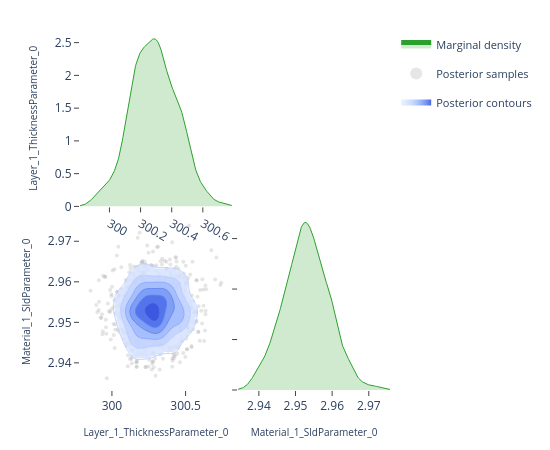

Write notebook code for a chart like this one.
### Code cell
# ---- Pairwise focus: thickness vs SLD ---------------------------------------
# A 2-parameter corner plot zooms in on the joint posterior for a specific
# pair.  This is the same view the EasyReflectometryApp's "2D Heatmap"
# sub-tab uses to inspect parameter degeneracies.


params_of_interest = ['Layer_1_ThicknessParameter_0', 'Material_1_SldParameter_0']
idx = [posterior.param_names.index(p) for p in params_of_interest]
subset_draws = np.asarray(posterior.draws)[:, idx]

fig = plot_corner(subset_draws, params_of_interest)
fig.show()

### Figure 1 — Plotly figure (JSON) as saved in the notebook; plotly's stock layout.template omitted (floating-point values rounded to 4 significant figures; data arrays with more than 128 entries replaced by an {"elided": "..."} marker saying what was removed)
{"data": [{"fill": "tozeroy", "fillcolor": "rgba(44, 160, 44, 0.22)", "hoverinfo": "skip", "legendgroup": "marginal", "line": {"color": "rgb(44, 160, 44)", "width": 1}, "mode": "lines", "name": "Marginal density", "showlegend": true, "type": "scatter", "x": {"elided": "256 float values"}, "xaxis": "x", "y": {"elided": "256 float values"}, "yaxis": "y"}, {"hoverinfo": "skip", "legendgroup": "scatter", "marker": {"color": "rgba(140, 140, 140, 0.22)", "size": 4}, "mode": "markers", "name": "Posterior samples", "showlegend": true, "type": "scatter", "x": {"elided": "880 float values"}, "xaxis": "x3", "y": {"elided": "880 float values"}, "yaxis": "y3", "zorder": 0}, {"colorscale": [[0.0, "rgba(224, 233, 255, 0.62)"], [0.35, "rgba(183, 203, 255, 0.70)"], [0.6, "rgba(138, 169, 252, 0.78)"], [0.82, "rgba(96, 131, 242, 0.84)"], [1.0, "rgba(58, 86, 224, 0.90)"]], "connectgaps": false, "contours": {"coloring": "fill", "end": 152.7, "showlabels": false, "showlines": false, "size": 24.11, "start": 32.15}, "hoverinfo": "skip", "legendgroup": "contour", "name": "Posterior contours", "showlegend": true, "showscale": false, "type": "contour", "x": [299.8, 299.8, 299.8, 299.8, 299.9, 299.9, 299.9, 299.9, 299.9, 299.9, 299.9, 299.9, 300.0, 300.0, 300.0, 300.0, 300.0, 300.0, 300.0, 300.0, 300.1, 300.1, 300.1, 300.1, 300.1, 300.1, 300.1, 300.1, 300.2, 300.2, 300.2, 300.2, 300.2, 300.2, 300.2, 300.2, 300.3, 300.3, 300.3, 300.3, 300.3, 300.3, 300.3, 300.3, 300.4, 300.4, 300.4, 300.4, 300.4, 300.4, 300.4, 300.4, 300.5, 300.5, 300.5, 300.5, 300.5, 300.5, 300.5, 300.5, 300.6, 300.6, 300.6, 300.6, 300.6, 300.6, 300.6, 300.6, 300.7, 300.7, 300.7, 300.7, 300.7, 300.7, 300.7, 300.7, 300.7, 300.8, 300.8, 300.8], "xaxis": "x3", "y": [2.934, 2.935, 2.935, 2.936, 2.936, 2.937, 2.937, 2.938, 2.939, 2.939, 2.94, 2.94, 2.941, 2.941, 2.942, 2.942, 2.943, 2.943, 2.944, 2.944, 2.945, 2.945, 2.946, 2.946, 2.947, 2.947, 2.948, 2.949, 2.949, 2.95, 2.95, 2.951, 2.951, 2.952, 2.952, 2.953, 2.953, 2.954, 2.954, 2.955, 2.955, 2.956, 2.956, 2.957, 2.957, 2.958, 2.958, 2.959, 2.96, 2.96, 2.961, 2.961, 2.962, 2.962, 2.963, 2.963, 2.964, 2.964, 2.965, 2.965, 2.966, 2.966, 2.967, 2.967, 2.968, 2.968, 2.969, 2.969, 2.97, 2.971, 2.971, 2.972, 2.972, 2.973, 2.973, 2.974, 2.974, 2.975, 2.975, 2.976], "yaxis": "y3", "z": {"elided": "80x80 float values"}, "zmax": 152.7, "zmin": 32.15, "zorder": 1}, {"colorscale": [[0.0, "rgba(183, 203, 255, 0.94)"], [0.35, "rgba(183, 203, 255, 0.94)"], [0.35, "rgba(138, 169, 252, 0.95)"], [0.6, "rgba(138, 169, 252, 0.95)"], [0.6, "rgba(96, 131, 242, 0.96)"], [0.82, "rgba(96, 131, 242, 0.96)"], [0.82, "rgba(58, 86, 224, 0.98)"], [1.0, "rgba(58, 86, 224, 0.98)"]], "contours": {"coloring": "lines", "end": 152.7, "showlabels": false, "size": 24.11, "start": 32.15}, "hoverinfo": "skip", "legendgroup": "contour", "line": {"width": 0.9}, "showlegend": false, "showscale": false, "type": "contour", "x": [299.8, 299.8, 299.8, 299.8, 299.9, 299.9, 299.9, 299.9, 299.9, 299.9, 299.9, 299.9, 300.0, 300.0, 300.0, 300.0, 300.0, 300.0, 300.0, 300.0, 300.1, 300.1, 300.1, 300.1, 300.1, 300.1, 300.1, 300.1, 300.2, 300.2, 300.2, 300.2, 300.2, 300.2, 300.2, 300.2, 300.3, 300.3, 300.3, 300.3, 300.3, 300.3, 300.3, 300.3, 300.4, 300.4, 300.4, 300.4, 300.4, 300.4, 300.4, 300.4, 300.5, 300.5, 300.5, 300.5, 300.5, 300.5, 300.5, 300.5, 300.6, 300.6, 300.6, 300.6, 300.6, 300.6, 300.6, 300.6, 300.7, 300.7, 300.7, 300.7, 300.7, 300.7, 300.7, 300.7, 300.7, 300.8, 300.8, 300.8], "xaxis": "x3", "y": [2.934, 2.935, 2.935, 2.936, 2.936, 2.937, 2.937, 2.938, 2.939, 2.939, 2.94, 2.94, 2.941, 2.941, 2.942, 2.942, 2.943, 2.943, 2.944, 2.944, 2.945, 2.945, 2.946, 2.946, 2.947, 2.947, 2.948, 2.949, 2.949, 2.95, 2.95, 2.951, 2.951, 2.952, 2.952, 2.953, 2.953, 2.954, 2.954, 2.955, 2.955, 2.956, 2.956, 2.957, 2.957, 2.958, 2.958, 2.959, 2.96, 2.96, 2.961, 2.961, 2.962, 2.962, 2.963, 2.963, 2.964, 2.964, 2.965, 2.965, 2.966, 2.966, 2.967, 2.967, 2.968, 2.968, 2.969, 2.969, 2.97, 2.971, 2.971, 2.972, 2.972, 2.973, 2.973, 2.974, 2.974, 2.975, 2.975, 2.976], "yaxis": "y3", "z": {"elided": "80x80 float values"}, "zmax": 152.7, "zmin": 32.15, "zorder": 2}, {"fill": "tozeroy", "fillcolor": "rgba(44, 160, 44, 0.22)", "hoverinfo": "skip", "legendgroup": "marginal", "line": {"color": "rgb(44, 160, 44)", "width": 1}, "mode": "lines", "name": "Marginal density", "showlegend": false, "type": "scatter", "x": {"elided": "256 float values"}, "xaxis": "x4", "y": {"elided": "256 float values"}, "yaxis": "y4"}], "layout": {"height": 450, "legend": {"font": {"size": 11}, "itemsizing": "constant", "orientation": "v", "x": 1.02, "xanchor": "left", "y": 1.0, "yanchor": "top"}, "margin": {"b": 60, "l": 80, "r": 160, "t": 30}, "plot_bgcolor": "white", "showlegend": true, "width": 550, "xaxis": {"anchor": "y", "domain": [0.0, 0.49], "showgrid": false, "ticks": "outside", "zeroline": false}, "xaxis2": {"anchor": "y2", "domain": [0.51, 1.0], "showgrid": false, "ticks": "outside", "visible": false, "zeroline": false}, "xaxis3": {"anchor": "y3", "domain": [0.0, 0.49], "showgrid": false, "ticks": "outside", "title": {"font": {"size": 10}, "text": "Layer_1_ThicknessParameter_0"}, "zeroline": false}, "xaxis4": {"anchor": "y4", "domain": [0.51, 1.0], "showgrid": false, "ticks": "outside", "title": {"font": {"size": 10}, "text": "Material_1_SldParameter_0"}, "zeroline": false}, "yaxis": {"anchor": "x", "domain": [0.51, 1.0], "showgrid": false, "ticks": "outside", "title": {"font": {"size": 10}, "text": "Layer_1_ThicknessParameter_0"}, "zeroline": false}, "yaxis2": {"anchor": "x2", "domain": [0.51, 1.0], "showgrid": false, "ticks": "outside", "visible": false, "zeroline": false}, "yaxis3": {"anchor": "x3", "domain": [0.0, 0.49], "showgrid": false, "ticks": "outside", "title": {"font": {"size": 10}, "text": "Material_1_SldParameter_0"}, "zeroline": false}, "yaxis4": {"anchor": "x4", "domain": [0.0, 0.49], "showgrid": false, "showticklabels": false, "ticks": "outside", "zeroline": false}}}
